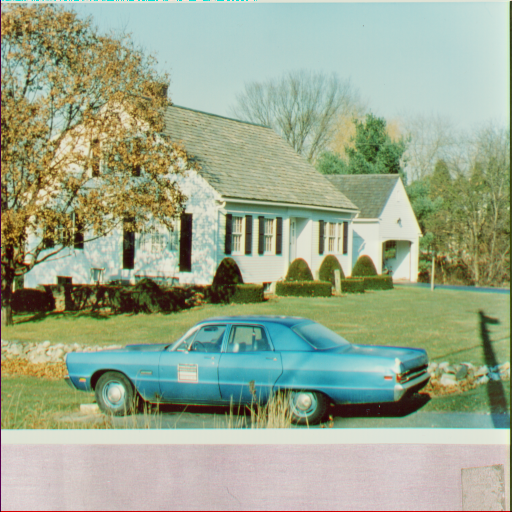
#> input picture misc/misc/house.tiff, 512 x 512 px, found by its file name
$ python lowPass.py   (older library calls are emulated)
#> lines starting #> are read from the running program, lines starting #| are printed output that depends on the picture
#coding:utf-8

import cv2
import numpy as np

def createLPFilter(shape, center, radius, lpType=2, n=2):
    rows, cols = shape[:2]
    r, c = np.mgrid[0:rows:1, 0:cols:1]
    c -= center[0]
    r -= center[1]
    d = np.power(c, 2.0) + np.power(r, 2.0)
    lpFilter_matrix = np.zeros(shape, np.float32)
    if lpType == 0:  # ideal low-pass filter
        lpFilter = np.copy(d)
        lpFilter[lpFilter < pow(radius, 2.0)] = 1
        lpFilter[lpFilter >= pow(radius, 2.0)] = 0
    elif lpType == 1: #Butterworth low-pass filter
        lpFilter = 1.0 / (1 + np.power(np.sqrt(d)/radius, 2*n))
    elif lpType == 2: # Gaussian low pass filter
        lpFilter = np.exp(-d/(2*pow(radius, 2.0)))
    lpFilter_matrix[:, :, 0] = lpFilter
    lpFilter_matrix[:, :, 1] = lpFilter
    return lpFilter_matrix

def stdFftImage(img_gray, rows, cols):
    fimg = np.copy(img_gray)
    fimg = fimg.astype(np.float32)   #Notice the type conversion here
    # 1.Image matrix times(-1)^(r+c), Centralization
    for r in range(rows):
        for c in range(cols):
            if (r+c) % 2:
                fimg[r][c] = -1 * img_gray[r][c]
    img_fft = fftImage(fimg, rows, cols)
    return img_fft


def fftImage(img_gray, rows, cols):
    rPadded = cv2.getOptimalDFTSize(rows)
    cPadded = cv2.getOptimalDFTSize(cols)
    imgPadded = np.zeros((rPadded, cPadded), dtype=np.float32)
    imgPadded[:rows, :cols] = img_gray
    img_fft = cv2.dft(imgPadded, flags=cv2.DFT_COMPLEX_OUTPUT)
    return img_fft


def graySpectrum(fft_img):
    real = np.power(fft_img[:, :, 0], 2.0)
    imaginary = np.power(fft_img[:, :, 1], 2.0)
    amplitude = np.sqrt(real+imaginary)
    spectrum = np.log(amplitude+1.0)
    spectrum = cv2.normalize(spectrum, 0, 1, norm_type=cv2.NORM_MINMAX, dtype=cv2.CV_32F)
    spectrum *= 255
    return amplitude, spectrum

def nothing(args):
    pass

if __name__ == "__main__":
    img_file = "../house.tiff"
    img_gray = cv2.imread(img_file, 0)
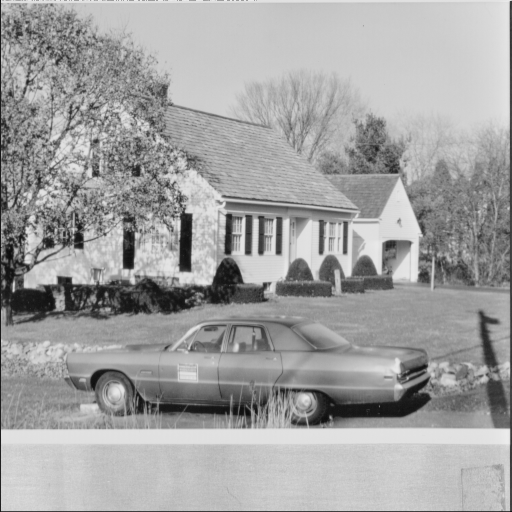
#> img_gray: shape (512, 512); min 8, max 236, mean 161.4
    # 1.fast Fourier transform
    rows, cols = img_gray.shape
#> rows = 512; cols = 512
    img_fft = stdFftImage(img_gray, rows, cols)
#> after the loop in stdFftImage, `for r in range(rows):`:
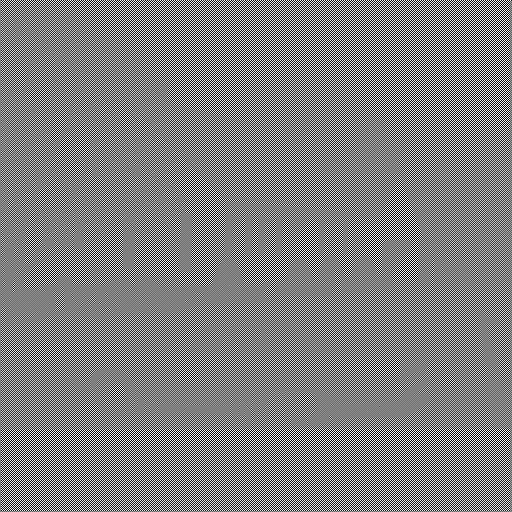
#> fimg: shape (512, 512) float32; min -236, max 236, mean 0; drawn with min black and max white
    amplitude, _ = graySpectrum(img_fft)
#> in graySpectrum, `spectrum = np.log(amplitude+1.0)`:
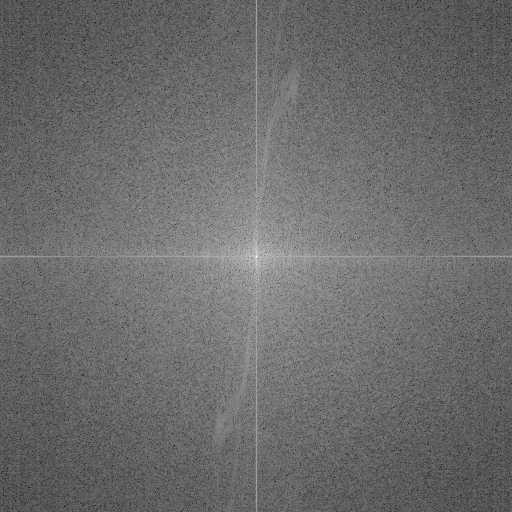
#> spectrum: shape (512, 512) float32; min 0.883, max 17.56, mean 7.94; drawn with min black and max white
    minValue, maxValue, minLoc, maxLoc = cv2.minMaxLoc(amplitude)  #The maximum value of the spectrum after centralization is at the center of the image
#> minValue = 1.42; maxValue = 42319464; minLoc = (338, 67); maxLoc = (256, 256)

    cv2.namedWindow("tracks")
    max_radius = np.sqrt(pow(rows, 2) + pow(cols, 2))/2
#> max_radius = 362
    cv2.createTrackbar("Radius", "tracks", 0, int(max_radius), nothing)
    cv2.createTrackbar("Filter type", "tracks", 0, 2, nothing)

    while True:
        # 2.Construction of low pass filter
        radius = cv2.getTrackbarPos("Radius", "tracks")
        lpType = cv2.getTrackbarPos("Filter type", "tracks")
        nrows, ncols = img_fft.shape[:2]
#> nrows = 512; ncols = 512

        # x, y = int(ncols/2), int(nrows/2)  # Notice here are the coordinates
        # ilpFilter = createLPFilter(img_fft.shape, (x, y), radius, lpType)
        ilpFilter = createLPFilter(img_fft.shape, maxLoc, radius, lpType)
#> in createLPFilter, `c -= center[0]`:
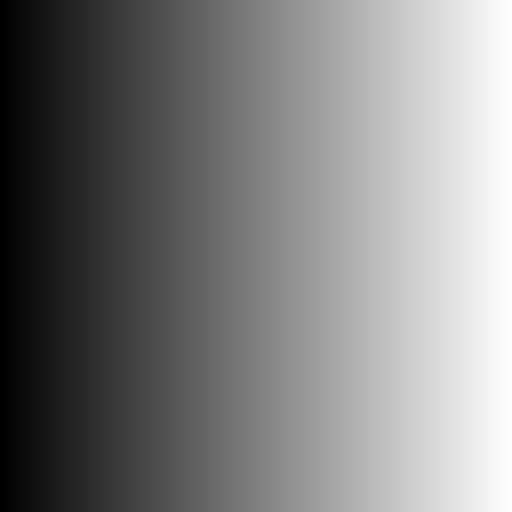
#> c: shape (512, 512) int64; min -256, max 255, mean -0.5; drawn with min black and max white
#> in createLPFilter, `r -= center[1]`:
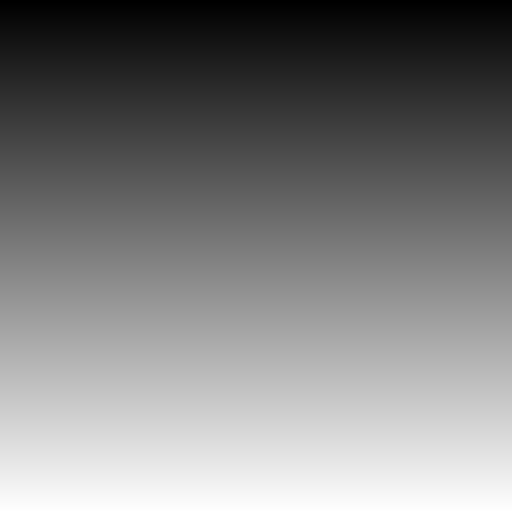
#> r: shape (512, 512) int64; min -256, max 255, mean -0.5; drawn with min black and max white
#> in createLPFilter, `d = np.power(c, 2.0) + np.power(r, 2.0)`:
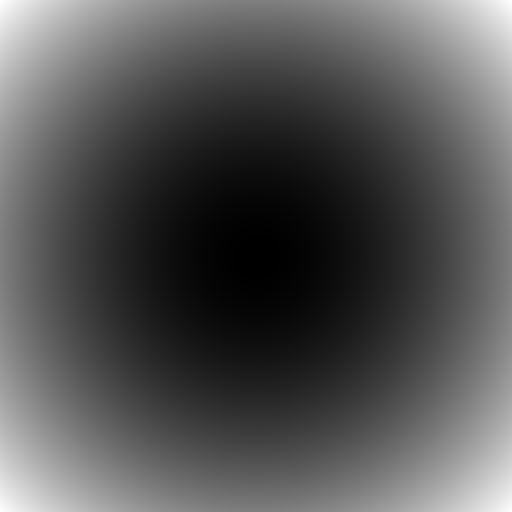
#> d: shape (512, 512) float64; min 0, max 131072, mean 43691; drawn with min black and max white
#> in createLPFilter, `lpFilter[lpFilter >= pow(radius, 2.0)] = 0`: lpFilter: shape (512, 512) float64; every value is 0

        # 3.Low pass filter
        img_filter = ilpFilter*img_fft

        _, gray_spectrum = graySpectrum(img_filter)  #Observe the change of the filter
#> in graySpectrum (call 2), `real = np.power(fft_img[:, :, 0], 2.0)`: real: shape (512, 512) float32; every value is 0

        # 4. Inverse Fourier transform, and take the real part for cutting, And decentralize
        img_ift = cv2.dft(img_filter, flags=cv2.DFT_INVERSE+cv2.DFT_REAL_OUTPUT+cv2.DFT_SCALE)
#> img_ift: shape (512, 512) float32; every value is 0
        ori_img = np.copy(img_ift[:rows, :cols])
        for r in range(rows):
            for c in range(cols):
                if(r+c)%2:
                    ori_img[r][c] = -1*ori_img[r][c]
                # Truncate high and low values
                if ori_img[r][c] < 0:
                    ori_img[r][c] = 0
                if ori_img[r][c] > 255:
                    ori_img[r][c] = 255
#> ori_img: shape (512, 512) float32; every value is 0
        # ori_img[ori_img < 0] = 0
        # ori_img[ori_img > 255] = 255
        ori_img = ori_img.astype(np.uint8)
#> ori_img: shape (512, 512); every value is 0

        cv2.imshow("img_gray", img_gray)
        cv2.imshow("ori_img", ori_img)
        cv2.imshow("gray_spectrum", gray_spectrum)
        key = cv2.waitKey(1)
#> (key Esc is pressed here)
        if key == 27:
            break
    cv2.destroyAllWindows()

$ run again, with misc/misc/4.1.03.tiff copied over misc/misc/house.tiff
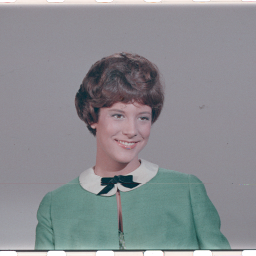
#> input picture misc/misc/4.1.03.tiff, 256 x 256 px, found by its file name
#> after the loop in stdFftImage, `for r in range(rows):`:
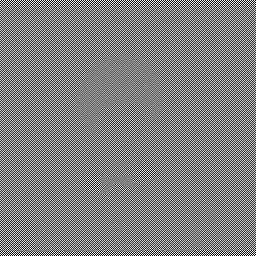
#> fimg: shape (256, 256) float32; min -255, max 255, mean 0; drawn with min black and max white
#> in graySpectrum, `spectrum = np.log(amplitude+1.0)`:
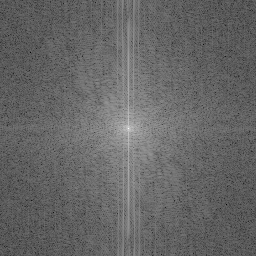
#> spectrum: shape (256, 256) float32; min 0.634, max 16.03, mean 6.82; drawn with min black and max white
#> minValue = 0.885; maxValue = 9156848; minLoc = (30, 52); maxLoc = (128, 128)
#> lpFilter: shape (256, 256) float64; every value is 0
#> real: shape (256, 256) float32; every value is 0
#> img_ift: shape (256, 256) float32; every value is 0
